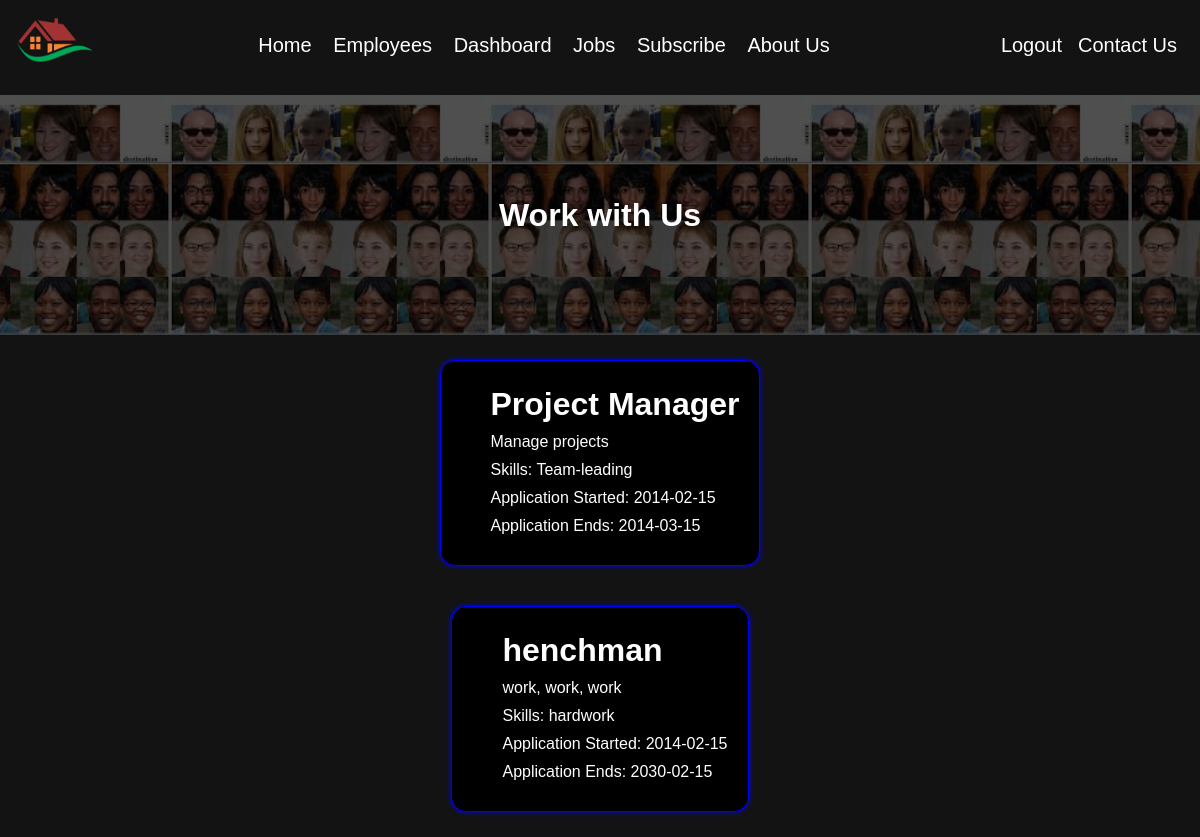
Page /jobs (signed in) on the committed database.
### mainApp/models.py (models this page shows)
class Job(db.Model):
    id = db.Column(db.Integer, primary_key=True, nullable=False, autoincrement=True)
    name = db.Column(db.String(50), nullable=False)
    isAvailable = db.Column(db.Boolean, default=True)
    job_description = db.Column(db.String(300), default='No information')
    salary = db.Column(db.Integer)
    skills = db.Column(db.String(100))
    startApply = db.Column(db.Date, default=datetime.date.today())
    endApply = db.Column(db.Date, default=None)
    type = db.Column(db.String(10), default="Full time")
    EMPLOYEE = db.relationship('Employee', backref='employee', cascade='all,delete-orphan')
    APPLICANT = db.relationship('Applicant', backref='applicant', cascade='all,delete-orphan')

### mainApp/views.py (the view)
@views.route('/jobs')
@login_required
def jobs():
    return render_template('jobs.html', user=current_user, jobs=Job.query.all())

### mainApp/__init__.py (called while the page is built)
def create_app():
    app = Flask(__name__)
    UPLOAD_FOLDER = 'static/profiles/'
    app.config['UPLOAD_FOLDER'] = UPLOAD_FOLDER
    app.config['SECRET_KEY'] = 'gaa gaa'
    app.config['SQLALCHEMY_DATABASE_URI'] = f'sqlite:///{DB_NAME}'
    db.init_app(app)
    login_manager = LoginManager()
    login_manager.login_view = 'auth.login'
    login_manager.init_app(app)
    from mainApp.views import views
    from mainApp.auth import auth
    app.register_blueprint(views, url_prefix='/')
    app.register_blueprint(auth, url_prefix='/')
    from .models import User
    create_database(app)
    @login_manager.user_loader
    def load_user(id):
        return User.query.get(int(id))
    cache.init_app(app)
    return app

### mainApp/templates/jobs.html (shortened to what this page needs)
{% extends 'base.html' %}
{% block body %}
    {% include 'navbar.html' %}
    <div class="hero">
        <h1>Work with Us</h1>
    </div>
          {% for job in jobs %}
          {% if job.isAvailable %}
    <div class="employees">
          <a href="{{ url_for('views.job', id=job.id)}}">
            <div class="ep_row">
            <div class="desc">
            <div class="para">
                    <h1>{{job.name}}</h1>
                    <p>{{job.job_description}}</p>
                </div>
                <div class="skills"><p>Skills: {{job.skills}}</p></div>
                <div class="date"><p>Application Started: {{job.startApply}}</p></div>
                <div class="date"><p>Application Ends: {{job.endApply}}</p></div>
            </div>
          </div>
        </a>
    </div>
          {% endif %}
          {% endfor %}
{% endblock %}

### mainApp/static/styles.css (style rules this page uses)
* { padding:0; margin: 0; }
a { color:blue; text-decoration: none; }
body { background-color: rgb(19, 19, 19); color:white; font-family: Arial, sans-serif; }
.hero { height: 90vh; background: linear-gradient(rgba(17, 17, 17, 0.788),rgba(17, 17, 17, 0.788)),url('img/work_table.jpg'); background-size: cover; background-position: center; display: grid; justify-items: center; align-items: center; }
.employees { display: grid; margin-bottom: 15px; justify-content: center; align-items: center; margin: 10px 0; }
.ep_row { max-width: 1200px; display: flex; padding: 20px; margin: 15px 0; background-color: black; border: 1px solid blue; box-shadow: 0 0 5px blue; border-radius: 15px; }
.employees a { color:white; }
.ep_row .desc { padding-left: 30px; }
.ep_row .desc p { margin: 10px 0; }
.ep_row .desc h1 { margin: 5px 0; }

### mainApp/static/auth.css (style rules this page uses)
* { padding:0; margin: 0; }
a { text-decoration: none; color:blue; }
body { background-color: rgb(19, 19, 19); }

### mainApp/templates/jobs.html (style rules this page uses)
.hero { height:30vh; background:linear-gradient(rgba(0, 0, 0, 0.692),rgba(0, 0, 0, 0.692)),url('../static/img/faces1.jfif'); background-size: contain; background-position: center; }

### rows in the picture
Job: name "Project Manager", job_description "Manage projects", skills "Team-leading", startApply "2014-02-15", endApply "2014-03-15"
Job: name "henchman", job_description "work, work, work", skills "hardwork", startApply "2014-02-15", endApply "2030-02-15"
